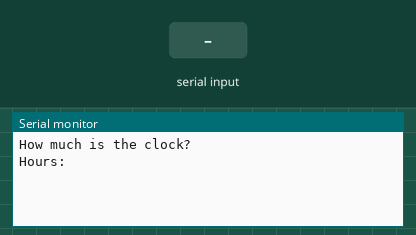
A sketch run on a simulated Arduino Uno, built with avr-gcc and run on an emulated ATmega328P. On the bench: the last lines printed to the serial monitor. The inputs (shaded band) are chosen by the test bench.

Above: at 0.8 s.
0.9 s: "90,45,200\n" received over Serial
At 1.7 s:
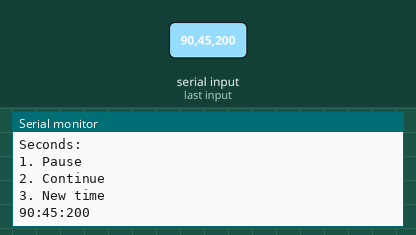
2.4 s: "1\n" received over Serial
At 3.0 s:
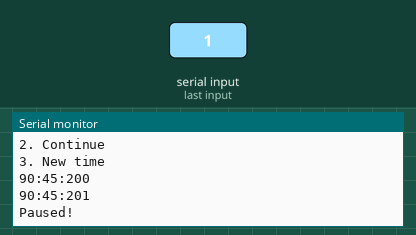
3.9 s: "2\n" received over Serial
At 4.5 s:
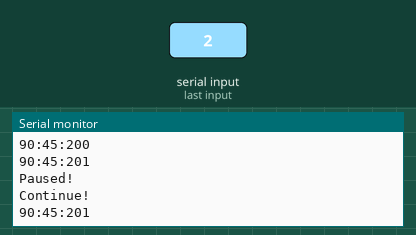
5.4 s: "3\n" received over Serial
At 6.9 s:
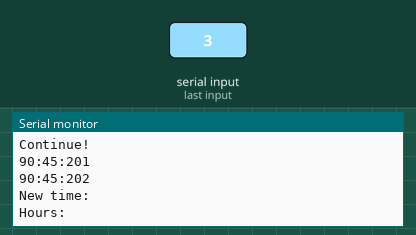
Timing chart, 0 to 7.9 s (numbered marks = the images above; inputs shaded):
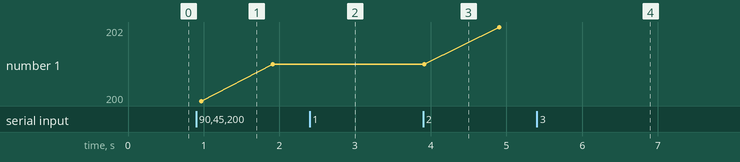

Measured:
- after the input at 0.9 s, the serial monitor: prints a new line at once (image 1)
- after the input at 2.4 s, the serial monitor: prints a new line at once (image 2)
- after the input at 3.9 s, the serial monitor: prints a new line at once (image 3)
- after the input at 5.4 s, the serial monitor: prints a new line at once (image 4)
- plotted number 1: 201 → 202 after the input at 3.9 s

The sketch:

Stopwatch.ino
```cpp
void giveNumbers();
void printNumbers();
void alustaTimer();
bool tila = false;

int hours = 0, minutes = 0, seconds = 0;

void setup() {

  Serial.begin(9600);
  Serial.println("How much is the clock?");
  giveNumbers();
  Serial.println("");
  Serial.println("1. Pause");
  Serial.println("2. Continue");
  Serial.println("3. New time");
  tila = true;
  printNumbers();
  delay(1000);
  alustaTimer();
}

void loop() {

    if(tila == true) {
      printNumbers();
    }

    int arvo = Serial.parseInt();

    if(arvo == 1) {
      tila = false;
      Serial.println("Paused!");
    } else if (arvo == 2) {
      tila = true;
      Serial.println("Continue!");
    } else if (arvo == 3) {
      Serial.println("New time:");
      tila = false;
      giveNumbers();
    }

}

ISR(TIMER1_COMPA_vect){

  if(tila == true) {
    seconds++;
    if (seconds == 60) {
    seconds = 0;
    minutes++;
    if (minutes == 60) {
    minutes = 0;
    hours++;
  }
    if (hours == 24) {
    hours = 0;
    minutes = 0;
    seconds = 0;
  }
  }
  }

}

void giveNumbers() {

  Serial.read();//Bufferin tyhjennys

  Serial.println("Hours:");
  while(Serial.available() == 0) {
      hours = Serial.parseInt();
    }

    Serial.read();//Bufferin tyhjennys

Serial.println("Minutes: ");
  while(Serial.available() == 0) {
      minutes = Serial.parseInt();
  }

    Serial.read();//Bufferin tyhjennys

Serial.println("Seconds:");
    while(Serial.available() == 0) {
      seconds = Serial.parseInt();
    }
    Serial.read();//Bufferin tyhjennys
    //tila = true;
}

void printNumbers() {

if(hours < 10) {
  Serial.print("0");
}

Serial.print(hours);
Serial.print(":");
if(minutes < 10) {
  Serial.print("0");

}
Serial.print(minutes);
Serial.print(":");
if(seconds < 10) {
  Serial.print("0");
}
Serial.println(seconds);
}

void alustaTimer(void) {
  noInterrupts(); // Disabloidaan keskeytykset alustuksen ajaksi

  TCCR1A = 0; //Alustetaan nämä kaksi keskeistä kontrollirekisteriä
  TCCR1B = 0; // ensin nollaksi

  TCCR1B |= (1 << WGM12); // Tämä bitti päälle ja timer on CTC moodissa
  //Jaetaan timerin kello 1024:llä
  TCCR1B |= (1 << CS10);
  TCCR1B |= (0 << CS11);
  TCCR1B |= (1 << CS12); //asetetaan kellon jako 1024;

  OCR1A = 15625; // 16Mhz / 1024
  TIMSK1 |= (1 << OCIE1A); //Timer HW:sta enabloidaan Output Compare Interrupt Enable

  interrupts(); //Sallitaan keskeytykset alustuksen päätyttyä
}

/******TOTEUTUS 7 SEGMENTTIJÄRJESTELMÄÄN******

Kotitehtävä 2 tyylillä char arrayllä numeroiden alustus alkioihin 1-9 hexalukuina.
6 Näyttöä eli tt:mm:ss.
If ehdoilla lukujen syötöt per näyttö. Eli 1-9 oikeaan näyttöön, jonka jälkeen if lause niin saadaan
vasempaan näyttöön esim 1 eli näyttäisi lukua 10 jne.
ja toteutus printNumbers() funktiolla syötöt näyttöihin.

*/
```
